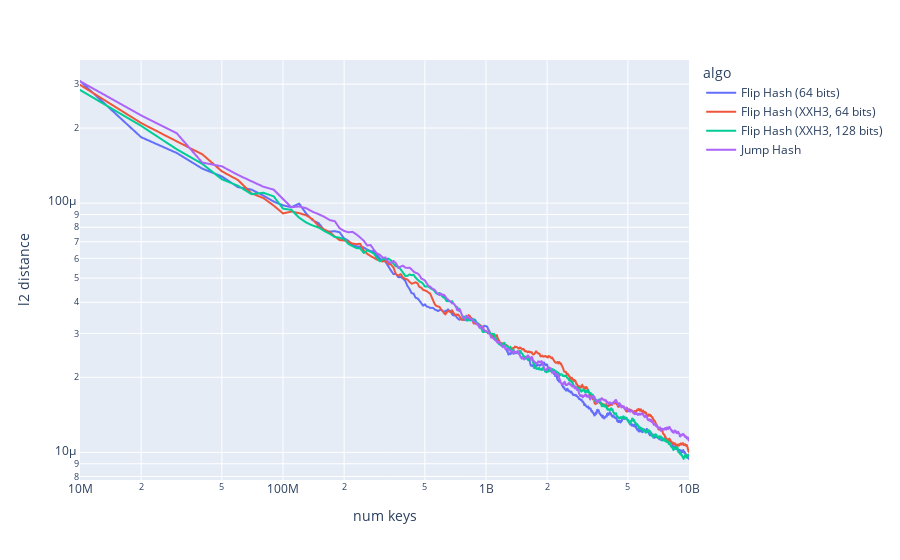

The notebook cell saved with this chart:
### Markdown cell above
# L2 distance from the uniform distribution

### Code cell
df = pd.read_json("64_bytes_to_range_to_incl_99", orient="records", lines=True)
px.line(df, x="num keys", y="l2 distance", color="algo", log_x=True, log_y=True)

### Figure 1 — Plotly figure (JSON) as saved in the notebook; plotly's stock layout.template omitted (floating-point values rounded to 4 significant figures; data arrays with more than 128 entries replaced by an {"elided": "..."} marker saying what was removed)
{"data": [{"hovertemplate": "algo=Flip Hash (64 bits)<br>num keys=%{x}<br>l2 distance=%{y}<extra></extra>", "legendgroup": "Flip Hash (64 bits)", "line": {"color": "#636efa", "dash": "solid"}, "marker": {"symbol": "circle"}, "mode": "lines", "name": "Flip Hash (64 bits)", "showlegend": true, "type": "scattergl", "x": {"elided": "1000 int values"}, "xaxis": "x", "y": {"elided": "1000 float values"}, "yaxis": "y"}, {"hovertemplate": "algo=Flip Hash (XXH3, 64 bits)<br>num keys=%{x}<br>l2 distance=%{y}<extra></extra>", "legendgroup": "Flip Hash (XXH3, 64 bits)", "line": {"color": "#EF553B", "dash": "solid"}, "marker": {"symbol": "circle"}, "mode": "lines", "name": "Flip Hash (XXH3, 64 bits)", "showlegend": true, "type": "scattergl", "x": {"elided": "1000 int values"}, "xaxis": "x", "y": {"elided": "1000 float values"}, "yaxis": "y"}, {"hovertemplate": "algo=Flip Hash (XXH3, 128 bits)<br>num keys=%{x}<br>l2 distance=%{y}<extra></extra>", "legendgroup": "Flip Hash (XXH3, 128 bits)", "line": {"color": "#00cc96", "dash": "solid"}, "marker": {"symbol": "circle"}, "mode": "lines", "name": "Flip Hash (XXH3, 128 bits)", "showlegend": true, "type": "scattergl", "x": {"elided": "1000 int values"}, "xaxis": "x", "y": {"elided": "1000 float values"}, "yaxis": "y"}, {"hovertemplate": "algo=Jump Hash<br>num keys=%{x}<br>l2 distance=%{y}<extra></extra>", "legendgroup": "Jump Hash", "line": {"color": "#ab63fa", "dash": "solid"}, "marker": {"symbol": "circle"}, "mode": "lines", "name": "Jump Hash", "showlegend": true, "type": "scattergl", "x": {"elided": "1000 int values"}, "xaxis": "x", "y": {"elided": "1000 float values"}, "yaxis": "y"}], "layout": {"legend": {"title": {"text": "algo"}, "tracegroupgap": 0}, "margin": {"t": 60}, "xaxis": {"anchor": "y", "domain": [0, 1], "title": {"text": "num keys"}, "type": "log"}, "yaxis": {"anchor": "x", "domain": [0, 1], "title": {"text": "l2 distance"}, "type": "log"}}}
